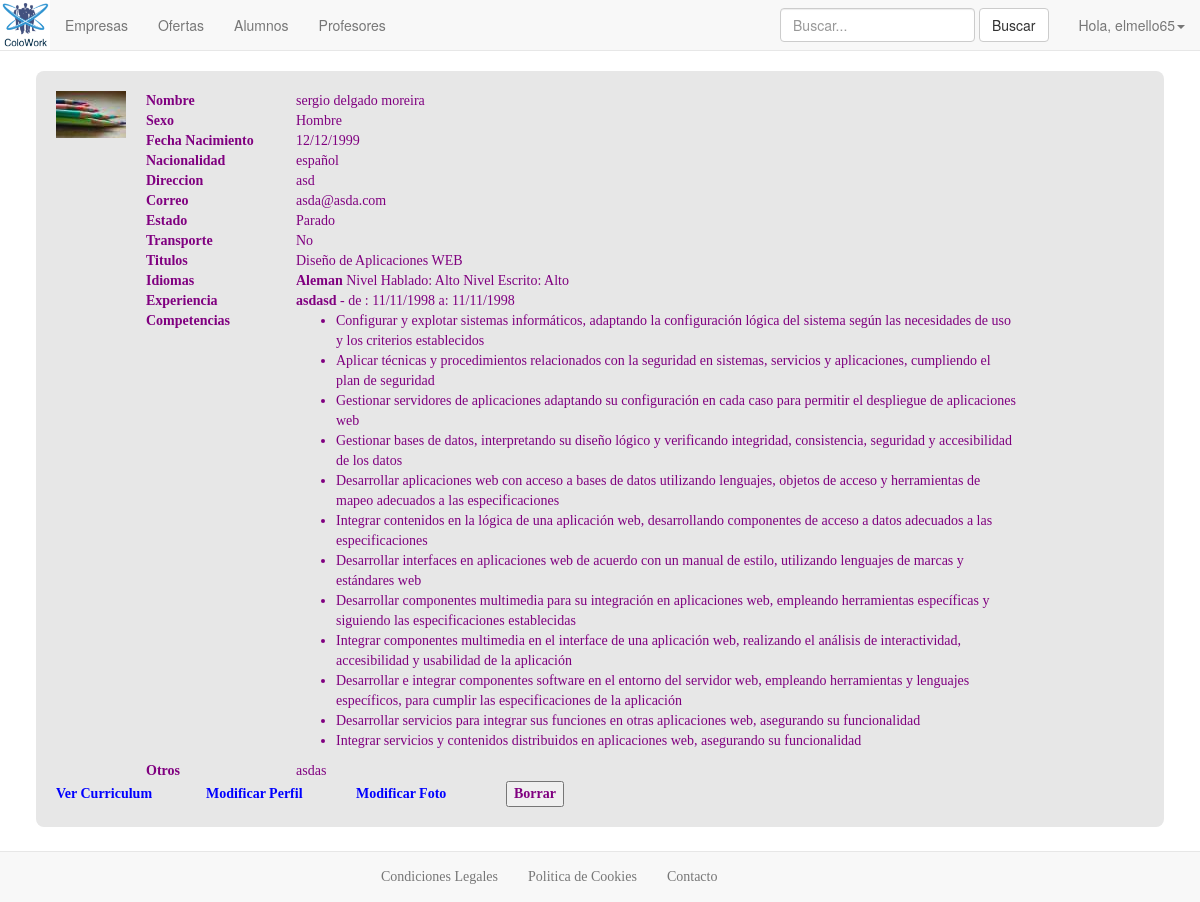
The app's page /web/index.php?ctl=verAlumno&id=37 (signed in) with its own data.
### tables this page shows
CREATE TABLE IF NOT EXISTS `col_alumnos` (
  `iduser` int(11) NOT NULL,
  `nombre` varchar(50) NOT NULL,
  `apellidos` varchar(100) NOT NULL,
  `sexo` varchar(50) NOT NULL,
  `direccion` varchar(50) NOT NULL,
  `correo` varchar(50) NOT NULL,
  `nacionalidad` varchar(50) NOT NULL,
  `fecha` varchar(50) NOT NULL,
  `estado` varchar(50) NOT NULL,
  `transporte` varchar(50) NOT NULL,
  `otros` varchar(500) NOT NULL
);

CREATE TABLE IF NOT EXISTS `col_usuarios` (
  `iduser` int(3) NOT NULL,
  `user` varchar(50) NOT NULL,
  `pass` varchar(50) NOT NULL,
  `url` varchar(100) NOT NULL,
  `rol` varchar(50) NOT NULL
);

CREATE TABLE IF NOT EXISTS `col_alum_idiomas` (
  `iduser` int(11) NOT NULL,
  `nombre` varchar(50) NOT NULL,
  `fecha` varchar(15) NOT NULL,
  `nivel_hablado` varchar(50) NOT NULL,
  `nivel_escrito` varchar(50) NOT NULL
);

CREATE TABLE IF NOT EXISTS `col_alum_experiencia` (
  `iduser` int(11) NOT NULL,
  `finicio` varchar(50) NOT NULL,
  `ffinal` varchar(50) NOT NULL,
  `descripcion` varchar(100) NOT NULL
);

### app/Controller.php (called while the page is built, shortened)
<?php
class Controller{
     public function verAlumno(){
         $id = $_GET['id'];
         $m = new Model(Config::$pro_bd_nombre, Config::$pro_bd_usuario,
                     Config::$pro_bd_clave, Config::$pro_bd_hostname);
         $alumno = $m->dameAlumno($id);
         $com=$m->dameCompetenciasAlu($id);
         $curriculum=$m->dameURL()."app/templates/verCurriculum.php?id=".$id;
         $params = array(
            'alumno' => $alumno,
            'competencias'=>$com,
            'curriculum' => $curriculum
            );
         require __DIR__ . '/templates/verAlumno.php';
     }
}

### app/templates/verAlumno.php (the view, shortened to what this page needs)
<div class="ficha">
	<td>
		<div>
		<img src="..<?php echo $alumno['url'] ?>" class="perfil">
	</td>
	<table class="fichaal">
		<tr>
			<th>Nombre</th><td><?php echo $params['alumno']['nombre']." ".$params['alumno']['apellidos']?></td>
		</tr>
		<tr>
			<th>Sexo</th><td><?php echo $params['alumno']['sexo'] ?></td>
		</tr>
		<tr>
			<th>Fecha Nacimiento</th><td><?php echo $params['alumno']['fecha'] ?></td>
		</tr>
		<tr>
			<th>Nacionalidad</th><td><?php echo $params['alumno']['nacionalidad'] ?></td>
		</tr>
		<tr>
			<th>Direccion</th><td><?php echo $params['alumno']['direccion'] ?></td>
		</tr>
		<tr>
			<th>Correo</th><td><?php echo $params['alumno']['correo'] ?></td>
		</tr>
		<tr>
			<th>Estado</th><td><?php echo $params['alumno']['estado'] ?></td>
		</tr>
		<tr>
			<th>Transporte</th><td><?php echo $params['alumno']['transporte'] ?></td>
		</tr>
		<tr>
			<th>Titulos</th>
			<td><?php echo $params['alumno']['titulos'] ?></td>
		</tr>
		<tr>
			<th>Idiomas</th>
			<td>
				<?php
					foreach ($params['alumno']['idiomas'] as $idioma) {
						echo "<b>".$idioma['nombre']."</b> Nivel Hablado: ".$idioma['nivel_hablado']." Nivel Escrito: ".$idioma['nivel_escrito']."<br>";
					}
				?>
			</td>
		</tr>
		<tr>
			<th>Experiencia</th>
			<td>
			<?php
				foreach ($params['alumno']['experiencia'] as $trabajo) {
				echo "<b>".$trabajo['descripcion']." </b>- de : ".$trabajo['finicio']." a: ".$trabajo['ffinal']." "."<br>";
				}
			 ?>
			</td>
		</tr>
		<tr>
			<th>Competencias</th>
			<td>
				<ul>
					<?php
					foreach ($params['competencias'] as $competencia) :
						echo "<li>";
						echo $competencia;
						echo "</li>";
					endforeach;
					?>
				</ul>
			</td>
		</tr>
		<tr>
			<th>Otros</th><td><?php echo $params['alumno']['otros'] ?></td>
		</tr>
		</table>
		<table>
		<tr>
			<th><a href="<?php echo $params['curriculum']?>">Ver Curriculum</a></th>
			<?php if(isset($_SESSION)){
					if($_SESSION['id']==$params['alumno']['iduser']){
						?>
						<th class="ttabla"><a href="index.php?ctl=modificarPerfil">Modificar Perfil</a></th>
						<th class="ttabla"><a href="index.php?ctl=modificarFoto">Modificar Foto</a></th>
			 			<th><form name="form_hidden" method="POST" action="index.php?ctl=borrarPerfil">
						<input type="button" value="Borrar" onClick="avisarBorrado()">
						</form></th>
			 			<?php
					}
				  }
			 ?>
		</tr>
	</table>
</div>
<?php include 'layout.php' ?>

### web/css/estilo.css (style rules this page uses)
.fichaal, .perfil { max-width: 80%; float: left; }
.fichaal { margin-left: 20px; }
.ficha table th { vertical-align: text-top; width: 150px; }
.ficha { width: 100%; margin: auto !important; }
a:link { color: blue }

### records on screen
col_alumnos: iduser.url (picture), nombre "sergio", apellidos "delgado moreira", sexo "Hombre", fecha "12/12/1999", nacionalidad "español", direccion "asd", correo "asda@asda.com", estado "Parado", transporte "No", otros "asdas"
col_alum_idiomas: nombre "Aleman", nivel_hablado "Alto", nivel_escrito "Alto"
col_alum_experiencia: descripcion "asdasd", finicio "11/11/1998", ffinal "11/11/1998"

### other values on screen
$_SESSION['user'] "elmello65"
implode("<br>", $array) "Diseño de Aplicaciones WEB"
$competencia "Configurar y explotar sistemas informáticos, adaptando la configuración lógica del sistema según las necesidades de uso y los criterios establecidos"
$competencia "Aplicar técnicas y procedimientos relacionados con la seguridad en sistemas, servicios y aplicaciones, cumpliendo el plan de seguridad"
$competencia "Gestionar servidores de aplicaciones adaptando su configuración en cada caso para permitir el despliegue de aplicaciones web"
$competencia "Gestionar bases de datos, interpretando su diseño lógico y verificando integridad, consistencia, seguridad y accesibilidad de los datos"
$competencia "Desarrollar aplicaciones web con acceso a bases de datos utilizando lenguajes, objetos de acceso y herramientas de mapeo adecuados a las especificaciones"
$competencia "Integrar contenidos en la lógica de una aplicación web, desarrollando componentes de acceso a datos adecuados a las especificaciones"
$competencia "Desarrollar interfaces en aplicaciones web de acuerdo con un manual de estilo, utilizando lenguajes de marcas y estándares web"
$competencia "Desarrollar componentes multimedia para su integración en aplicaciones web, empleando herramientas específicas y siguiendo las especificaciones establecidas"
$competencia "Integrar componentes multimedia en el interface de una aplicación web, realizando el análisis de interactividad, accesibilidad y usabilidad de la aplicación"
$competencia "Desarrollar e integrar componentes software en el entorno del servidor web, empleando herramientas y lenguajes específicos, para cumplir las especificaciones de la aplicación"
$competencia "Desarrollar servicios para integrar sus funciones en otras aplicaciones web, asegurando su funcionalidad"
$competencia "Integrar servicios y contenidos distribuidos en aplicaciones web, asegurando su funcionalidad"
